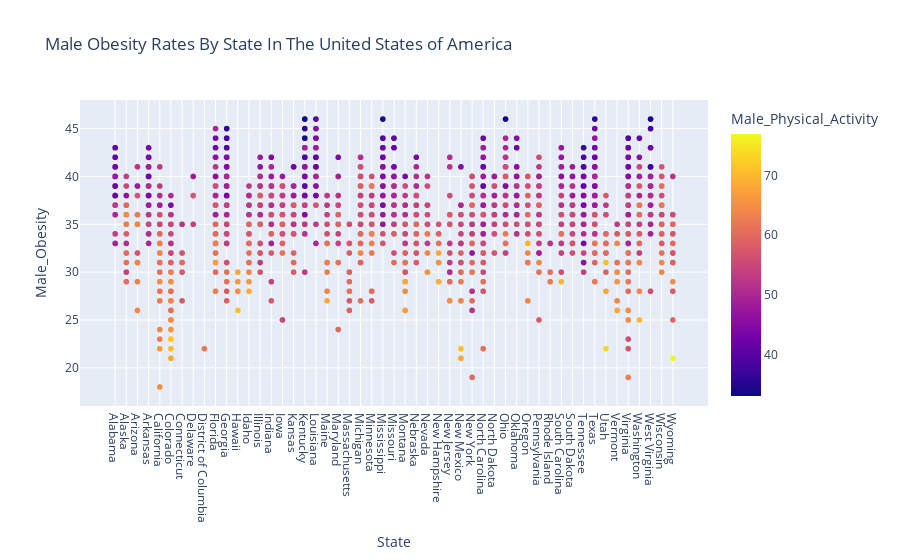

Here is the notebook cell this chart was saved with:
### Code cell
state_obesity_rates = px.scatter(obesity_rates, title = "Male Obesity Rates By State In The United States of America", x = "State", y = "Male_Obesity",color = "Male_Physical_Activity")
state_obesity_rates.update_xaxes(tickmode='linear')

state_obesity_rates.show()

### Figure 1 — Plotly figure (JSON) as saved in the notebook; plotly's stock layout.template omitted (floating-point values rounded to 4 significant figures; data arrays with more than 128 entries replaced by an {"elided": "..."} marker saying what was removed)
{"data": [{"hovertemplate": "State=%{x}<br>Male_Obesity=%{y}<br>Male_Physical_Activity=%{marker.color}<extra></extra>", "legendgroup": "", "marker": {"color": {"elided": "3142 int values"}, "coloraxis": "coloraxis", "symbol": "circle"}, "mode": "markers", "name": "", "showlegend": false, "type": "scattergl", "x": {"elided": "3142 str values"}, "xaxis": "x", "y": {"elided": "3142 int values"}, "yaxis": "y"}], "layout": {"coloraxis": {"colorbar": {"title": {"text": "Male_Physical_Activity"}}, "colorscale": [[0, "#0d0887"], [0.1111, "#46039f"], [0.2222, "#7201a8"], [0.3333, "#9c179e"], [0.4444, "#bd3786"], [0.5556, "#d8576b"], [0.6667, "#ed7953"], [0.7778, "#fb9f3a"], [0.8889, "#fdca26"], [1, "#f0f921"]]}, "legend": {"tracegroupgap": 0}, "title": {"text": "Male Obesity Rates By State In The United States of America"}, "xaxis": {"anchor": "y", "domain": [0, 1], "tickmode": "linear", "title": {"text": "State"}}, "yaxis": {"anchor": "x", "domain": [0, 1], "title": {"text": "Male_Obesity"}}}}
